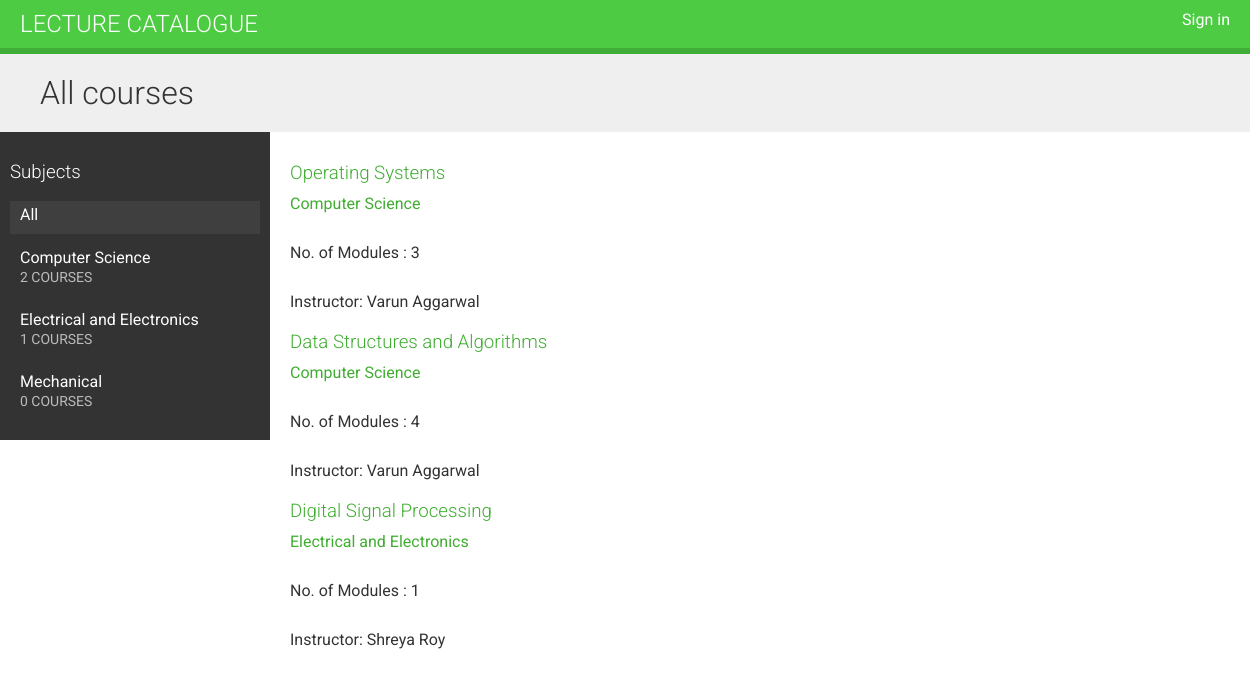
The page / on the database its author committed.
### courses/models.py (models this page shows, shortened)
class Subject(models.Model):
	title = models.CharField(max_length=200)
	slug = models.SlugField(max_length=200, unique=True)
	class Meta:
 		ordering = ['title']
	def __str__(self):
		return self.title

class Course(models.Model):
	owner = models.ForeignKey(User,
		related_name='courses_created',
		on_delete=models.CASCADE)
	subject = models.ForeignKey(Subject,
		related_name='courses',
		on_delete=models.CASCADE)
	title = models.CharField(max_length=200)
	slug = models.SlugField(max_length=200, unique=True)
	overview = models.TextField()
	created = models.DateTimeField(auto_now_add=True)
	class Meta:
		ordering = ['-created']
	students = models.ManyToManyField(User,
		related_name='courses_joined',
		blank=True)

### courses/views.py (the view)
# urls.py: path('', CourseListView.as_view(), name='course_list'),
class CourseListView(TemplateResponseMixin, View):
	model = Course
	template_name = 'courses/course/list.html'
	def get(self, request, subject=None):
		subjects = cache.get('all_subjects')
		if not subjects:
			subjects = Subject.objects.annotate(total_courses=Count('courses'))
		cache.set('all_subjects', subjects)
		courses = Course.objects.annotate(total_modules=Count('modules'))
		all_courses = Course.objects.annotate(total_modules=Count('modules'))
		if subject:
			subject = get_object_or_404(Subject, slug=subject)
			key = f'subject_{subject.id}_courses'
			courses = cache.get(key)
			if not courses:
				courses = all_courses.filter(subject=subject)
				cache.set(key, courses)
		else:
			courses = cache.get('all_courses')
			if not courses:
				courses = all_courses
				cache.set('all_courses', courses)
		return self.render_to_response({'subjects': subjects,
			'subject': subject,
			'courses': courses})

### courses/templates/courses/course/list.html (shortened to what this page needs)
{% extends "base.html" %}
{% block content %}
	<h1>
	{% if subject %}
		{{ subject.title }} courses
	{% else %}
		All courses
	{% endif %}
	</h1>
	<div class="contents">
		<h3>Subjects</h3>
		<ul id="modules">
		<li {% if not subject %}class="selected"{% endif %}>
			<a href="{% url "course_list" %}">All</a>
		</li>
			{% for s in subjects %}
			<li {% if subject == s %}class="selected"{% endif %}>
				<a href="{% url "course_list_subject" s.slug %}">{{ s.title }}<br><span>{{s.total_courses }} courses</span></a>
			</li>
			{% endfor %}
		</ul>
	</div>
	<div class="module">
		{% for course in courses %}
			{% with subject=course.subject %}
			<h3><a href="{% url "course_detail" course.slug %}">{{ course.title }}</a></h3>
			<p><a href="{% url "course_list_subject" subject.slug %}">{{subject }}</a></p>
			<p>No. of Modules : {{course.total_modules }} </p>
			<p>Instructor: {{ course.owner.get_full_name }}</p>
			{% endwith %}
		{% endfor %}
	</div>
{% endblock %}

### courses/templates/base.html (shortened to what this page needs)
{% load static %}
<!DOCTYPE html>
<html>
<head>
	<link href="{% static "css/base.css" %}" rel="stylesheet">
</head>
<body>
	<div id="header">
		<a href="/" class="logo">Lecture Catalogue</a>
		<ul class="menu">
			{% if request.user.is_authenticated %}
				<li><a href="{% url "logout" %}">Sign out</a></li>
			{% else %}
				<li><a href="{% url "login" %}">Sign in</a></li>
			{% endif %}
		</ul>
	</div>
	<div id="content">
		{% block content %}
		{% endblock %}
	</div>
</body>
</html>

### courses/static/css/base.css (style rules this page uses)
body { margin:0; font-family:'Roboto', sans-serif; font-weight:400; color:#333; }
a { color:#3fad30; text-decoration:none; }
ul { float:left; }
h1, h2, h3, h4, h5, h6 { font-family:'Roboto', sans-serif; font-weight:300; }
h1 { background:#efefef; width:100%; overflow:auto; padding:20px 0 20px 40px; margin:0; }
.module { padding:10px 20px; float:left; width:600px; }
.module h3 { margin:20px 0 0; padding:0; width:100%; }
.module p { margin:10px 0 20px; width:100%; float:left; }
#header { background:#4dcc43; overflow:auto; padding:10px 20px; border-bottom:6px solid #3fad37; }
#header .logo { text-decoration:none; font-family:'Roboto', sans-serif; font-weight:300; text-transform:uppercase; font-size:24px; color:#fff; float:left; }
#header a { color:#fff; }
#header .menu { list-style:none; float:right; margin:0; padding:0; }
.contents { width:20%; padding:10px; float:left; background:#333; color: #fff; font-family:'Roboto', sans-serif; }
.contents ul { list-style:none; margin:0; padding:0; width:100%; }
.contents ul li { margin:0 0 10px 0; padding:4px 10px 10px; overflow:auto; cursor:move; }
.contents ul li.selected { background:#3f3f3f; }
.contents ul span { text-transform:uppercase; color:#bbb; font-size:14px; }
.contents ul a { display:block; color:#fff; text-decoration:none; }

### rows shown on the page
Subject: title "Computer Science", total_courses "2"
Subject: title "Electrical and Electronics", total_courses "1"
Subject: title "Mechanical", total_courses "0"
Course: title "Operating Systems", subject "Computer Science", total_modules "3", owner.get_full_name "Varun Aggarwal"
Course: title "Data Structures and Algorithms", subject "Computer Science", total_modules "4", owner.get_full_name "Varun Aggarwal"
Course: title "Digital Signal Processing", subject "Electrical and Electronics", total_modules "1", owner.get_full_name "Shreya Roy"
